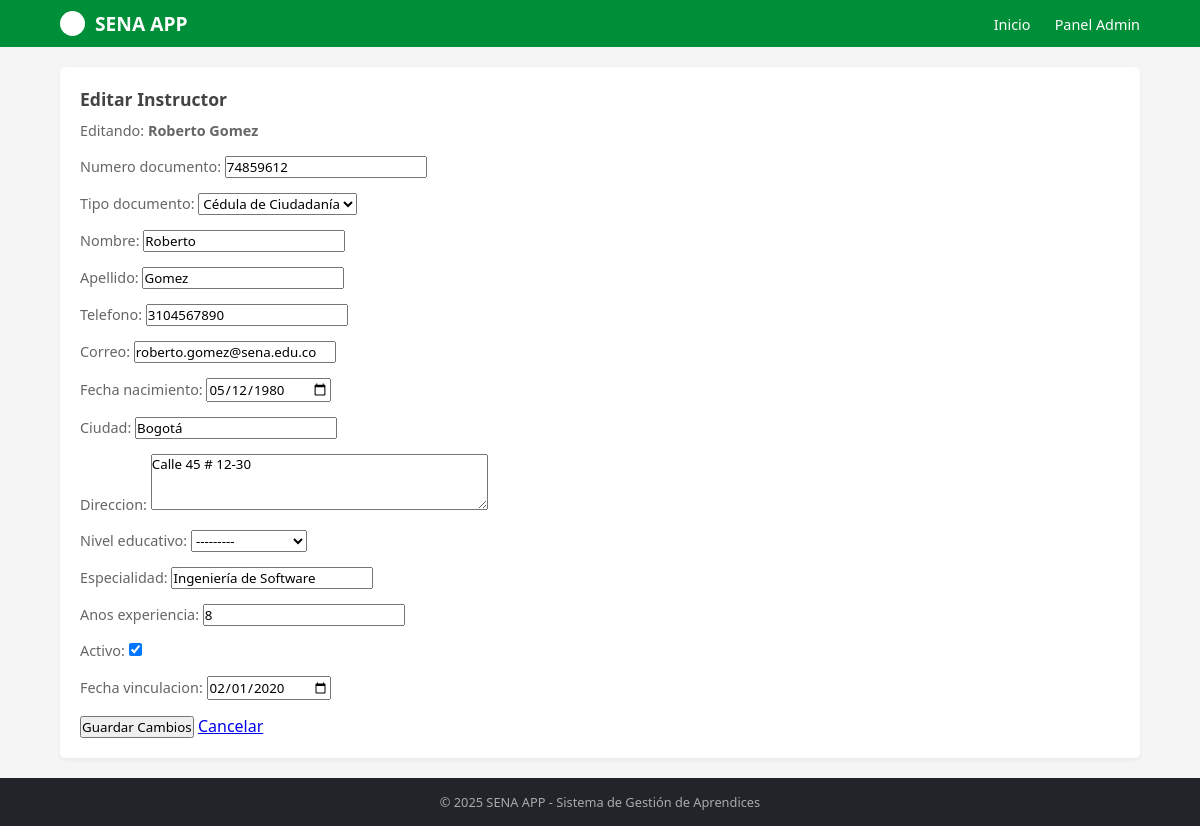
Page /instructores/1/editar/ on the committed database.
### instructores/models.py (models this page shows, shortened)
class Instructor(models.Model):
    TIPO_DOCUMENTO_CHOICES = [
        ('CC', 'Cédula de Ciudadanía'),
        ('CE', 'Cédula de Extranjería'),
        ('TI', 'Tarjeta de Identidad'),
        ('PAS', 'Pasaporte'),
    ]
    NIVEL_EDUCATIVO_CHOICES = [
        ("TEC", "Técnico"),
        ("TGL", "Tecnólogo"),
        ("PRE", "pregrado"),
        ("ESP", "Especialización"),
        ("MAE", "Maestría"),
        ("DOC", "Doctorado"),
    ]
    tipo_documento = models.CharField(max_length=3, choices=TIPO_DOCUMENTO_CHOICES)
    numero_documento = models.CharField(max_length=20, unique=True)
    nombre = models.CharField(max_length=100)
    apellido = models.CharField(max_length=100)
    fecha_nacimiento = models.DateField()
    telefono = models.CharField(max_length=15)
    correo = models.EmailField(unique=True)
    ciudad = models.CharField(max_length=100)
    direccion = models.CharField(max_length=200)
    nivel_educativo = models.CharField(max_length=3, choices=NIVEL_EDUCATIVO_CHOICES)
    especialidad = models.CharField(max_length=100)
    anos_experiencia = models.PositiveIntegerField()
    activo = models.BooleanField(default=True)
    fecha_vinculacion = models.DateField()
    fecha_registro = models.DateTimeField(auto_now_add=True)

### instructores/views.py (the view, shortened to what this page needs)
# urls.py: path('instructores/<int:instructor_id>/editar/', views.InstructorUpdateView.as_view(), name='editar_instructor'),
class InstructorUpdateView(generic.UpdateView):
    model = Instructor
    form_class = InstructorForm
    template_name = 'editar_instructor.html'
    pk_url_kwarg = 'instructor_id'

### instructores/templates/editar_instructor.html (shortened to what this page needs)
{% extends "master.html" %}
{% load static %}
{% block content %}
<div class="container mt-4">
  <div class="row justify-content-center">
    <div class="col-md-8">
      <div class="card shadow">
        <div class="card-header bg-warning text-white">
          <h3 class="mb-0"> Editar Instructor</h3>
        </div>
        <div class="card-body">
          <p>Editando: <strong>{{ object.nombre }} {{ object.apellido }}</strong></p>
          <form method="post">
            {{ form.as_p }}
            <div class="mt-3">
              <button type="submit" class="btn btn-success">Guardar Cambios</button>
              <a href="{% url 'instructores:detalle_instructor' object.id %}" class="btn btn-secondary">Cancelar</a>
            </div>
          </form>
        </div>
      </div>
    </div>
  </div>
</div>
{% endblock %}

### aprendices/static/mystyles.css (style rules this page uses)
* { margin: 0; padding: 0; box-sizing: border-box; font-family: 'Segoe UI', Tahoma, Geneva, Verdana, sans-serif; }
body { background-color: #f5f5f5; display: flex; flex-direction: column; min-height: 100vh; }
.card { background-color: white; padding: 20px; border-radius: 5px; box-shadow: 0 2px 5px rgba(0,0,0,0.05); display: flex; flex-direction: column; justify-content: space-between; }
.card h3 { color: #444; margin-bottom: 10px; font-size: 1.1rem; }
.card p { color: #666; font-size: 0.9rem; margin-bottom: 15px; line-height: 1.4; }

### rows in the picture
Instructor: nombre "Roberto", apellido "Gomez", numero_documento "74859612", tipo_documento "Cédula de Ciudadanía", telefono "3104567890", correo "roberto.gomez@sena.edu.co", fecha_nacimiento "05/12/1980", ciudad "Bogotá", direccion "Calle 45 # 12-30", nivel_educativo "---------", especialidad "Ingeniería de Software", anos_experiencia "8", activo "☑", fecha_vinculacion "02/01/2020"
